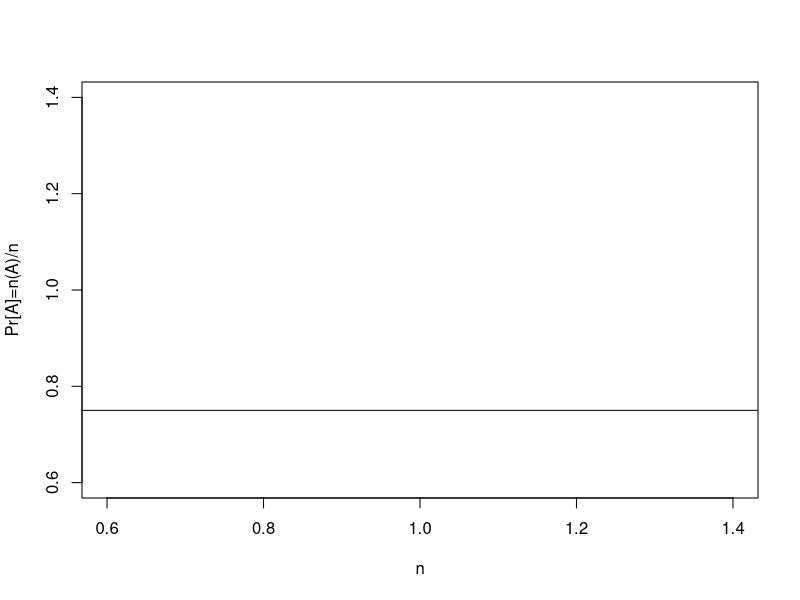
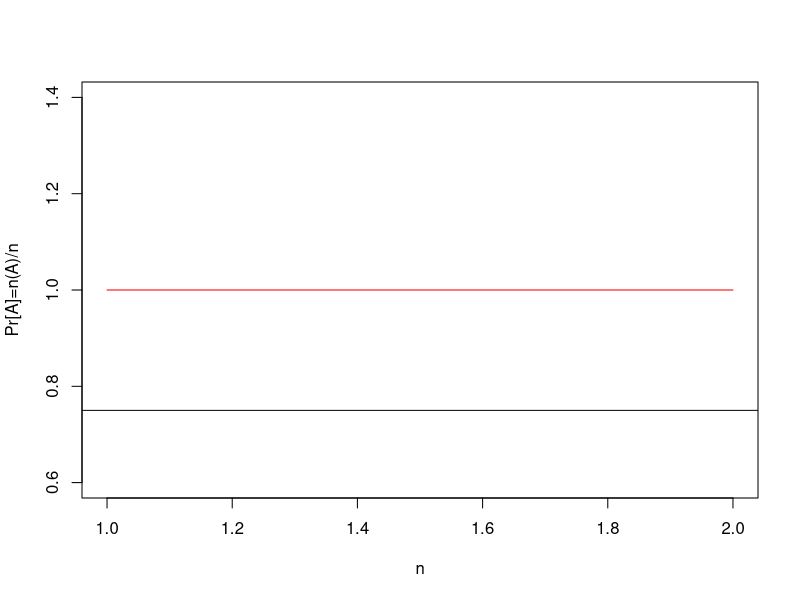
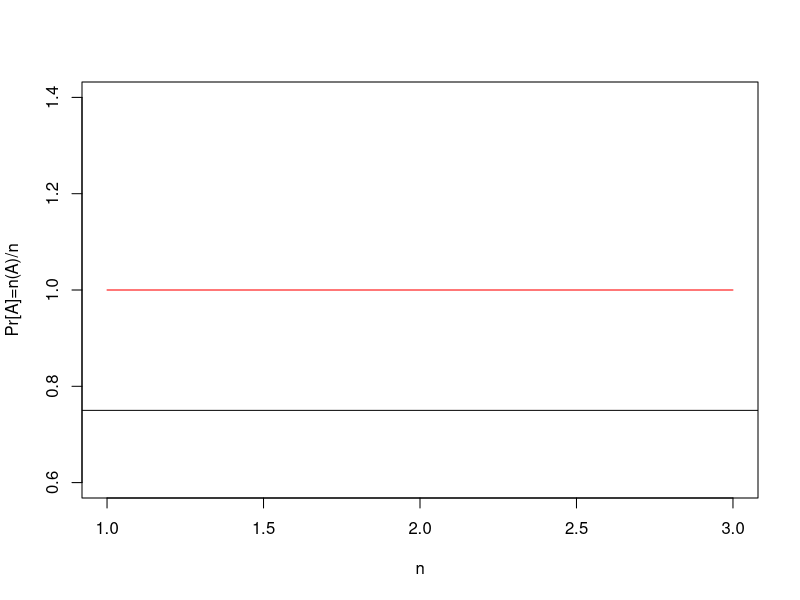
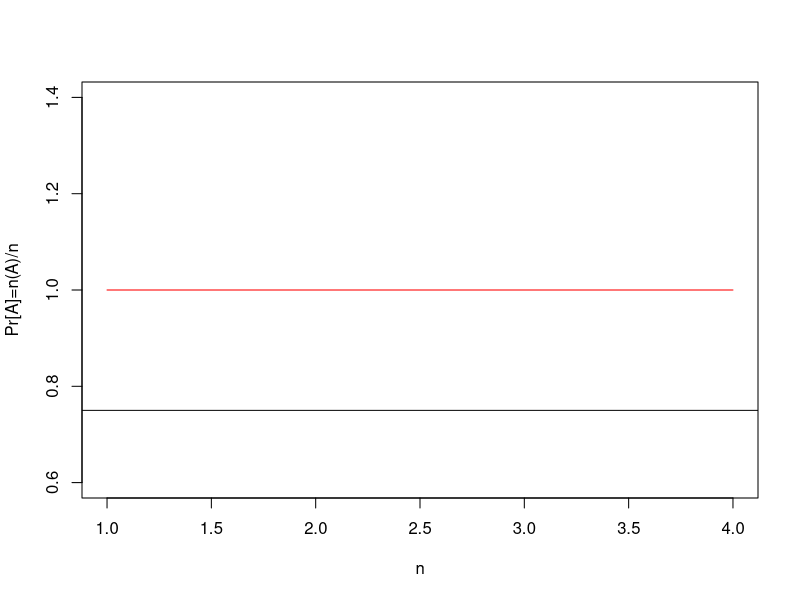
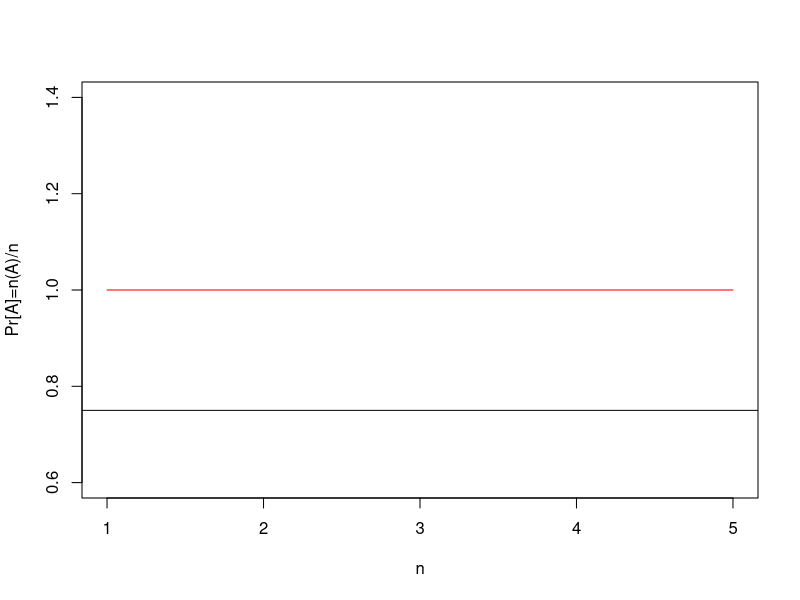
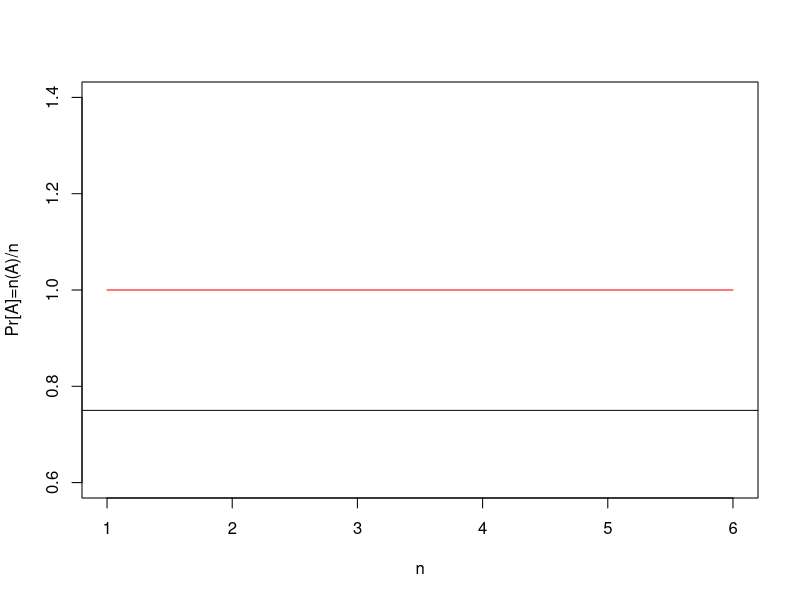
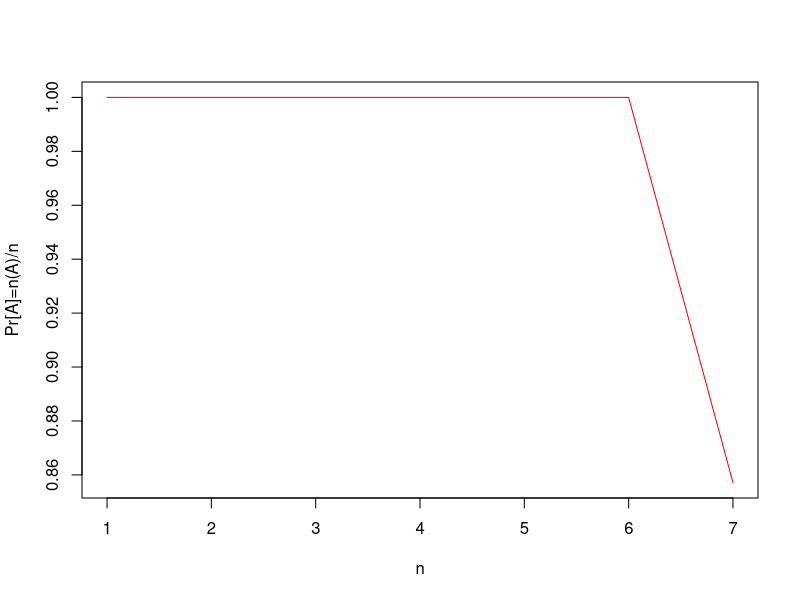
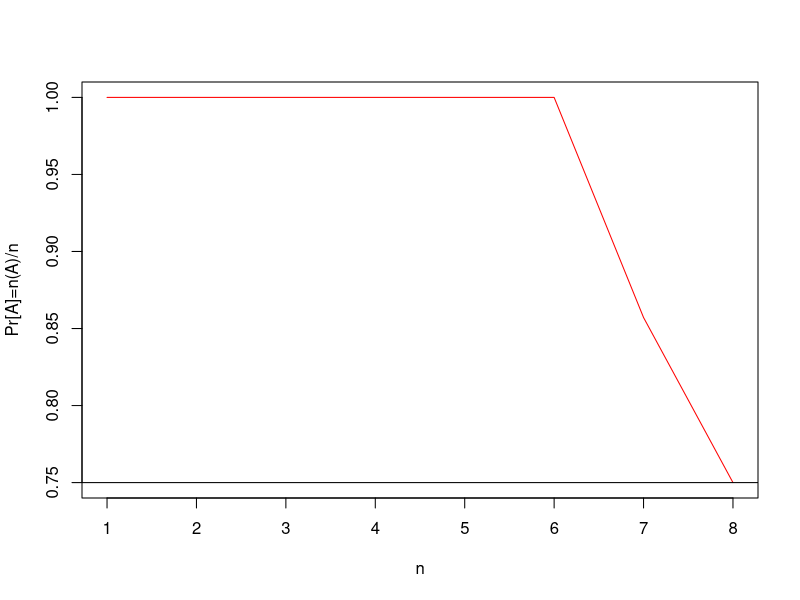

Recreate these plots in R, in order. (Note: a time limit stopped this script after it produced the figures.)
#
#         Theory of Statistics - CQAS 721
#
#            Probability as Frequency
#       
#      source('stat-721-prob-as-frequency.R')
#
#            Fall 2013, Ernest Fokoue 
#

#   Note: Click in the plot and Press ESC to stop before the end

#   The event A occurs with probability p

    p <- 0.75    

    stop <- FALSE
    n <- 0
    xord <- yord <- vx <- NULL

    while(!stop)
    {
        x    <- rbinom(1,1,p)
        n    <- n + 1
        vx   <- c(vx, x)
        prob <- sum(vx)/n
        xord <- c(xord,n)
        yord <- c(yord,prob)          
     
        plot(xord, yord, type='l', col='red', xlab='n', ylab='Pr[A]=n(A)/n')
        abline(h=p)
        
        stop <- (n==100000)
    }

    abline(h=p)

#   Exercise: Change the probability of the event and see what you get
